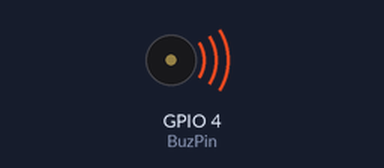
Simulated run of this program. Board: Raspberry Pi (BCM pin numbers). Shown: buzzer (waves = sounding). At 17.5 s the program stops and its outputs stay as they are.

Above: at 0.1 s.
Timing chart, 0 to 18.9 s (numbered marks = the images above):
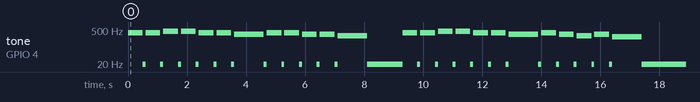

Measured:
- by itself, tone on GPIO 4 (BuzPin): plays 392 Hz for 0.50 s, 10 Hz for 0.10 s, 392 Hz for 0.50 s, 10 Hz for 0.10 s, 440 Hz for 0.50 s, 10 Hz for 0.10 s … (48 notes in this stretch)

The program:

pieze_buzzer_task.py
```python
import RPi.GPIO as GPIO
import time

BuzPin=4
GPIO.setmode(GPIO.BCM)
GPIO.setup(BuzPin, GPIO.OUT)

#        도, 레, 미, 파, 솔, 라, 시
melody=[262,294,330,349,392,440,494]
music1=[392,392,440,440,392,392]
music2=[392,392,330,330]
music3=[392,330,294,330]


pwm = GPIO.PWM(BuzPin,392)
pwm.start(10)

for i in music1:
  pwm.ChangeFrequency(i)
  time.sleep(0.5)
  pwm.ChangeFrequency(10)
  time.sleep(0.1)
pwm.ChangeFrequency(330)
time.sleep(1)
pwm.ChangeFrequency(10)
time.sleep(0.1)

for i in music2:
  pwm.ChangeFrequency(i)
  time.sleep(0.5)
  pwm.ChangeFrequency(10)
  time.sleep(0.1)
pwm.ChangeFrequency(294)
time.sleep(1)
pwm.ChangeFrequency(10)
time.sleep(1.2)

for i in music1:
  pwm.ChangeFrequency(i)
  time.sleep(0.5)
  pwm.ChangeFrequency(10)
  time.sleep(0.1)
pwm.ChangeFrequency(330)
time.sleep(1)
pwm.ChangeFrequency(10)
time.sleep(0.1)

for i in music3:
  pwm.ChangeFrequency(i)
  time.sleep(0.5)
  pwm.ChangeFrequency(10)
  time.sleep(0.1)
pwm.ChangeFrequency(262)
time.sleep(1)
pwm.ChangeFrequency(10)
time.sleep(0.1)
```
